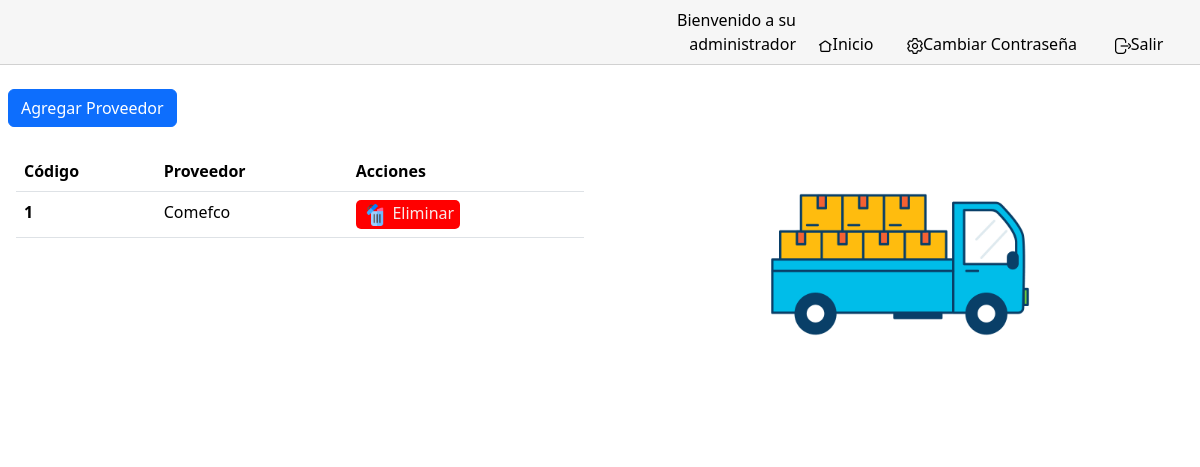
The app's page /proveedores, older data.
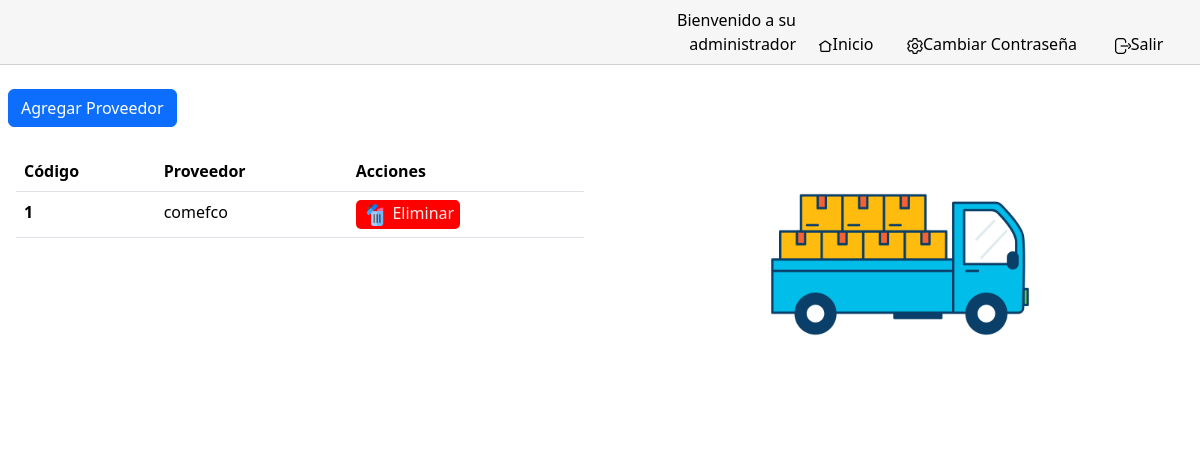
The same page, newer data.
### managefarmacia/models.py (models this page shows, shortened)
class proveedor(models.Model):
    nombre = models.CharField(max_length=50)

### managefarmacia/views.py (the view, shortened to what this page needs)
# urls.py: path("proveedores", views.proveedor_views, name="proveedor"),
def proveedor_views(request):
    return render(request, 'proveedores.html',{
        'proveedores': proveedor.objects.all()
    })

### managefarmacia/templates/proveedores.html (shortened to what this page needs)
{% extends "layout.html" %}
{% load static %}
{% block body %}
<div class="contAdd col-12 d-flex">
  <div class="col-6">
    <button type="button" class="btn btn-primary" data-bs-toggle="modal" data-bs-target="#proveedorModal">
      Agregar Proveedor
    </button>
    <div id="scroll-container">
        <table class="table">
            <thead>
              <tr>
                <th scope="col">Código</th>
                <th scope="col">Proveedor</th>
                <th scope="col">Acciones</th>
              </tr>
            </thead>
            <tbody>
              {% for i in proveedores %}
              <tr>
                <th scope="row">{{ i.id }}</th>
                <td>{{i.nombre}}</td>
                <td>
                    <a href="{% url 'eliminarProveedor' i.id %}">
                      <button id="btneliminar">
                        <img id="icono_card" src="{% static 'resource/delete.png' %}" alt="">
                        Eliminar</button>
                    </a>
                </td>
              </tr>
              {% endfor %}
          </table>
    </div>
    </div>
    <div class="col-6" id="imgCard">
      <img src="{% static 'resource/proveedorIcono.png' %}" alt="">
    </div>
  </div>
{% endblock %}

Row changes from the older to the newer data that the page shows:
changed proveedor id 1: nombre "Comefco" → "comefco"
